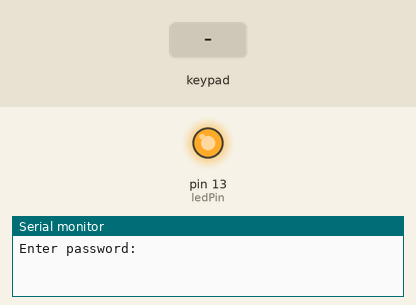
Bench run of a sketch on a simulated Arduino Uno, built with avr-gcc and run on an emulated ATmega328P. Parts: output pins drawn as LEDs (lit = HIGH), the last lines printed to the serial monitor. The test bench sets the inputs (shaded band).

Above: at 1.2 s.
1.3 s: key '#' pressed
At 2.5 s:
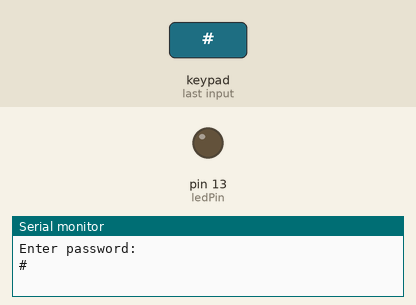
2.8 s: keypad keys 5 4 3 2 pressed 0.4 s apart
5.9 s: key '*' pressed
Timing chart, 0 to 8.9 s (numbered marks = the images above; inputs shaded):
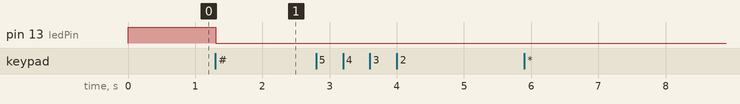

The sketch:

password.ino
```cpp
#include <Keypad.h>
#include<String.h>
const byte ROWS = 4; //four rows
const byte COLS = 3; //three columns
char keys[ROWS][COLS] = {
    {'1','2','3'},
    {'4','5','6'},
    {'7','8','9'},
    {'*','0','#'}
};

byte rowPins[ROWS] = {5, 4, 3, 2}; //connect to the row pinouts of the keypad
byte colPins[COLS] = {8, 7, 6}; //connect to the column pinouts of the keypad

Keypad keypad = Keypad( makeKeymap(keys), rowPins, colPins, ROWS, COLS );
byte ledPin = 13;

boolean blink = false;
boolean ledPin_state;

void setup(){
    Serial.begin(9600);
    pinMode(ledPin, OUTPUT);              // Sets the digital pin as output.
    digitalWrite(ledPin, HIGH);           // Turn the LED on.
    ledPin_state = digitalRead(ledPin);   // Store initial LED state. HIGH when LED is on.
    keypad.addEventListener(keypadEvent); // Add an event listener for this keypad
}
char b[5]={'1','2','3','4','\0'};
void loop()
{
    int i,j,k,l;
    Serial.println("Enter password:");
    char a[5];
    for(i=0;i<4;i++)
    {
    char key = keypad.waitForKey();
    if (key)
    {
        Serial.println(key);
    }
    a[i]=key;
    }
    a[i]='\0';
    if(!strcmp(a,b))
    {
      Serial.println("Password is correct\n");
      for(j=0;j<1000;j++)
        {
          for(k=0;k<2000;k++)
          {
            if(keypad.getKey()=='*')
            {
              Serial.println("Enter new password");
              for(l=0;l<4;l++)
                {
                  b[l]=keypad.waitForKey();
                }
            }
          }
        }
        Serial.println("Delay over");
     }
    else
    {
      Serial.println("Password is incorrect \n");
    }
    if (blink){
        digitalWrite(ledPin,!digitalRead(ledPin));    // Change the ledPin from Hi2Lo or Lo2Hi.
        delay(100);
    }
}

// Taking care of some special events.
void keypadEvent(KeypadEvent key){
    switch (keypad.getState()){
    case PRESSED:
        if (key == '#') {
            digitalWrite(ledPin,!digitalRead(ledPin));
            ledPin_state = digitalRead(ledPin);        // Remember LED state, lit or unlit.
        }
        break;

    case RELEASED:
        if (key == '*') {
            digitalWrite(ledPin,ledPin_state);    // Restore LED state from before it started blinking.
            blink = false;
        }
        break;

    case HOLD:
        if (key == '*') {
            blink = true;    // Blink the LED when holding the * key.
        }
        break;
    }
}
```

Measured:
- after the input at 1.3 s, pin 13 (ledPin): HIGH → LOW at once
